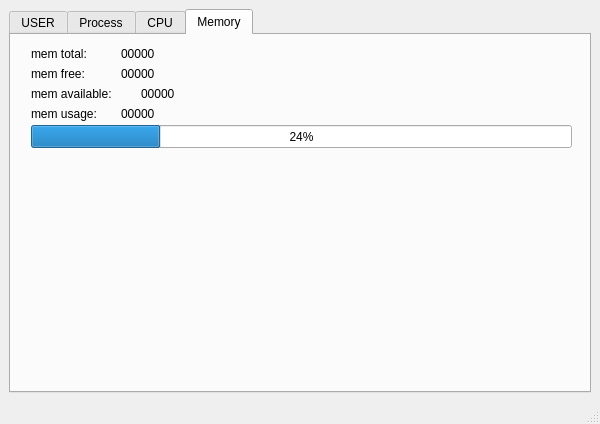
<?xml version="1.0" encoding="UTF-8"?>
<ui version="4.0">
 <class>MainWindow</class>
 <widget class="QMainWindow" name="MainWindow">
  <property name="geometry">
   <rect>
    <x>0</x>
    <y>0</y>
    <width>600</width>
    <height>424</height>
   </rect>
  </property>
  <property name="windowTitle">
   <string>MainWindow</string>
  </property>
  <widget class="QWidget" name="centralwidget">
   <layout class="QHBoxLayout" name="horizontalLayout">
    <item>
     <widget class="QTabWidget" name="tabWidget">
      <property name="currentIndex">
       <number>3</number>
      </property>
      <widget class="QWidget" name="user_tab">
       <attribute name="title">
        <string>USER</string>
       </attribute>
       <widget class="QLabel" name="osLabel1">
        <property name="geometry">
         <rect>
          <x>103</x>
          <y>33</y>
          <width>171</width>
          <height>17</height>
         </rect>
        </property>
        <property name="text">
         <string>ostypes</string>
        </property>
       </widget>
       <widget class="QLabel" name="osLabel2">
        <property name="geometry">
         <rect>
          <x>103</x>
          <y>56</y>
          <width>181</width>
          <height>17</height>
         </rect>
        </property>
        <property name="text">
         <string>version</string>
        </property>
        <property name="scaledContents">
         <bool>true</bool>
        </property>
       </widget>
       <widget class="QLabel" name="label_3">
        <property name="geometry">
         <rect>
          <x>9</x>
          <y>56</y>
          <width>78</width>
          <height>17</height>
         </rect>
        </property>
        <property name="text">
         <string>OS Version:</string>
        </property>
       </widget>
       <widget class="QLabel" name="label">
        <property name="geometry">
         <rect>
          <x>9</x>
          <y>9</y>
          <width>74</width>
          <height>17</height>
         </rect>
        </property>
        <property name="text">
         <string>Hostname:</string>
        </property>
       </widget>
       <widget class="QLabel" name="userLabel">
        <property name="geometry">
         <rect>
          <x>103</x>
          <y>9</y>
          <width>171</width>
          <height>17</height>
         </rect>
        </property>
        <property name="font">
         <font>
          <pointsize>11</pointsize>
          <weight>50</weight>
          <bold>false</bold>
         </font>
        </property>
        <property name="text">
         <string>hostname</string>
        </property>
       </widget>
       <widget class="QLabel" name="label_2">
        <property name="geometry">
         <rect>
          <x>9</x>
          <y>33</y>
          <width>67</width>
          <height>17</height>
         </rect>
        </property>
        <property name="text">
         <string>OS Types:</string>
        </property>
       </widget>
       <widget class="QPushButton" name="powerOffButton">
        <property name="geometry">
         <rect>
          <x>470</x>
          <y>320</y>
          <width>89</width>
          <height>25</height>
         </rect>
        </property>
        <property name="text">
         <string>Power Off</string>
        </property>
       </widget>
       <widget class="QLabel" name="label_7">
        <property name="geometry">
         <rect>
          <x>10</x>
          <y>80</y>
          <width>81</width>
          <height>17</height>
         </rect>
        </property>
        <property name="text">
         <string>Start time:</string>
        </property>
       </widget>
       <widget class="QLabel" name="startTimeLabel">
        <property name="geometry">
         <rect>
          <x>100</x>
          <y>80</y>
          <width>221</width>
          <height>17</height>
         </rect>
        </property>
        <property name="text">
         <string>00:00:00</string>
        </property>
       </widget>
       <widget class="QLabel" name="label_10">
        <property name="geometry">
         <rect>
          <x>10</x>
          <y>100</y>
          <width>121</width>
          <height>17</height>
         </rect>
        </property>
        <property name="text">
         <string>Running time:</string>
        </property>
       </widget>
       <widget class="QLabel" name="runningTimeLabel">
        <property name="geometry">
         <rect>
          <x>120</x>
          <y>100</y>
          <width>211</width>
          <height>17</height>
         </rect>
        </property>
        <property name="text">
         <string>00:00:00</string>
        </property>
       </widget>
      </widget>
      <widget class="QWidget" name="process_tab">
       <attribute name="title">
        <string>Process</string>
       </attribute>
      </widget>
      <widget class="QWidget" name="cpu_tab">
       <attribute name="title">
        <string>CPU</string>
       </attribute>
       <layout class="QFormLayout" name="formLayout">
        <item row="0" column="0">
         <widget class="QLabel" name="label_4">
          <property name="text">
           <string>CPU:</string>
          </property>
         </widget>
        </item>
        <item row="0" column="1">
         <widget class="QLabel" name="cpuNameLabel">
          <property name="text">
           <string>cpu info</string>
          </property>
         </widget>
        </item>
        <item row="1" column="0">
         <widget class="QLabel" name="label_6">
          <property name="text">
           <string>CPU Mhz:</string>
          </property>
         </widget>
        </item>
        <item row="1" column="1">
         <widget class="QLabel" name="cpuMhz">
          <property name="text">
           <string>number</string>
          </property>
         </widget>
        </item>
        <item row="2" column="0">
         <widget class="QLabel" name="label_5">
          <property name="text">
           <string>Cache Size:</string>
          </property>
         </widget>
        </item>
        <item row="2" column="1">
         <widget class="QLabel" name="cpuCacheSizeLabel">
          <property name="text">
           <string>number</string>
          </property>
         </widget>
        </item>
        <item row="3" column="0">
         <widget class="QLabel" name="label_8">
          <property name="text">
           <string>CPU used:</string>
          </property>
         </widget>
        </item>
        <item row="3" column="1">
         <widget class="QLabel" name="cpuUsed">
          <property name="text">
           <string>used</string>
          </property>
         </widget>
        </item>
        <item row="5" column="0" colspan="2">
         <widget class="QGraphicsView" name="graphicsView"/>
        </item>
        <item row="4" column="0" colspan="2">
         <widget class="QProgressBar" name="progressBar">
          <property name="value">
           <number>24</number>
          </property>
         </widget>
        </item>
       </layout>
      </widget>
      <widget class="QWidget" name="mem_tab">
       <attribute name="title">
        <string>Memory</string>
       </attribute>
       <widget class="QLabel" name="label_9">
        <property name="geometry">
         <rect>
          <x>20</x>
          <y>10</y>
          <width>91</width>
          <height>17</height>
         </rect>
        </property>
        <property name="text">
         <string>mem total:</string>
        </property>
       </widget>
       <widget class="QLabel" name="label_11">
        <property name="geometry">
         <rect>
          <x>20</x>
          <y>30</y>
          <width>91</width>
          <height>17</height>
         </rect>
        </property>
        <property name="text">
         <string>mem free:</string>
        </property>
       </widget>
       <widget class="QLabel" name="label_12">
        <property name="geometry">
         <rect>
          <x>20</x>
          <y>70</y>
          <width>91</width>
          <height>17</height>
         </rect>
        </property>
        <property name="text">
         <string>mem usage:</string>
        </property>
       </widget>
       <widget class="QLabel" name="memTotalLabel">
        <property name="geometry">
         <rect>
          <x>110</x>
          <y>10</y>
          <width>161</width>
          <height>17</height>
         </rect>
        </property>
        <property name="text">
         <string>00000</string>
        </property>
       </widget>
       <widget class="QLabel" name="memFreeLabel">
        <property name="geometry">
         <rect>
          <x>110</x>
          <y>30</y>
          <width>161</width>
          <height>17</height>
         </rect>
        </property>
        <property name="text">
         <string>00000</string>
        </property>
       </widget>
       <widget class="QLabel" name="memUsageLabel">
        <property name="geometry">
         <rect>
          <x>110</x>
          <y>70</y>
          <width>161</width>
          <height>17</height>
         </rect>
        </property>
        <property name="text">
         <string>00000</string>
        </property>
       </widget>
       <widget class="QLabel" name="label_13">
        <property name="geometry">
         <rect>
          <x>20</x>
          <y>50</y>
          <width>111</width>
          <height>17</height>
         </rect>
        </property>
        <property name="text">
         <string>mem available:</string>
        </property>
       </widget>
       <widget class="QLabel" name="memAvailableLabel">
        <property name="geometry">
         <rect>
          <x>130</x>
          <y>50</y>
          <width>67</width>
          <height>17</height>
         </rect>
        </property>
        <property name="text">
         <string>00000</string>
        </property>
       </widget>
       <widget class="QProgressBar" name="memProgressBar">
        <property name="geometry">
         <rect>
          <x>20</x>
          <y>90</y>
          <width>541</width>
          <height>23</height>
         </rect>
        </property>
        <property name="value">
         <number>24</number>
        </property>
       </widget>
      </widget>
     </widget>
    </item>
   </layout>
  </widget>
  <widget class="QStatusBar" name="statusbar"/>
 </widget>
 <resources/>
 <connections/>
</ui>
